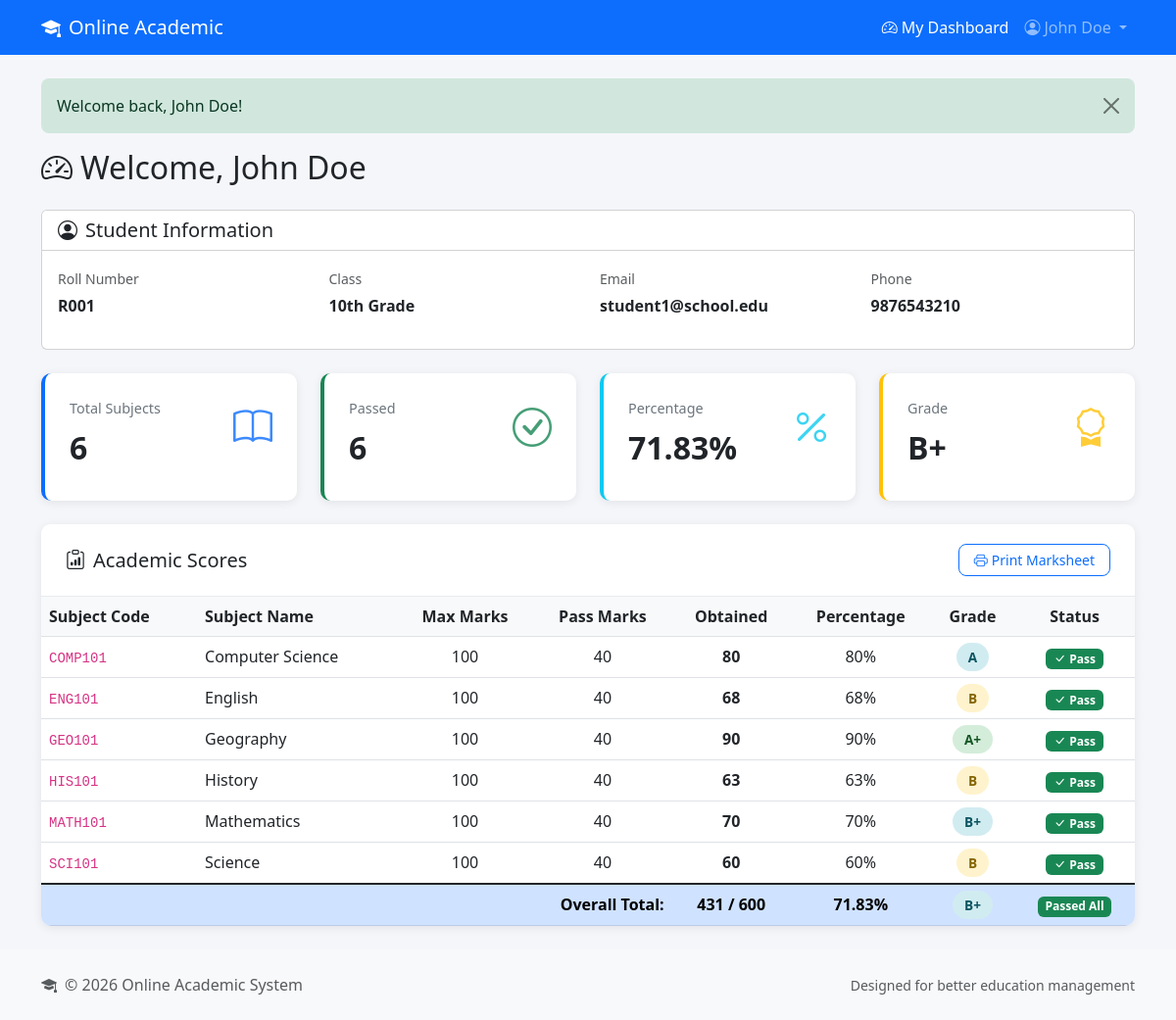
The page /student/dashboard.php (signed in) on the database its author committed.
### tables this page shows
CREATE TABLE IF NOT EXISTS users (
    id INT AUTO_INCREMENT PRIMARY KEY,
    username VARCHAR(50) UNIQUE NOT NULL,
    password VARCHAR(255) NOT NULL,
    email VARCHAR(100) UNIQUE NOT NULL,
    full_name VARCHAR(100) NOT NULL,
    role ENUM('student', 'admin') DEFAULT 'student',
    roll_number VARCHAR(20) UNIQUE,
    class VARCHAR(20),
    phone VARCHAR(15),
    address TEXT,
    status ENUM('active', 'inactive') DEFAULT 'active',
    created_at TIMESTAMP DEFAULT CURRENT_TIMESTAMP,
    updated_at TIMESTAMP DEFAULT CURRENT_TIMESTAMP ON UPDATE CURRENT_TIMESTAMP,
    INDEX idx_role (role),
    INDEX idx_roll_number (roll_number),
    INDEX idx_status (status)
);

CREATE TABLE IF NOT EXISTS marks (
    id INT AUTO_INCREMENT PRIMARY KEY,
    student_id INT NOT NULL,
    subject_id INT NOT NULL,
    marks_obtained INT NOT NULL,
    exam_type ENUM('midterm', 'final', 'quiz', 'assignment') DEFAULT 'final',
    exam_date DATE,
    remarks VARCHAR(255),
    created_by INT,
    created_at TIMESTAMP DEFAULT CURRENT_TIMESTAMP,
    updated_at TIMESTAMP DEFAULT CURRENT_TIMESTAMP ON UPDATE CURRENT_TIMESTAMP,
    FOREIGN KEY (student_id) REFERENCES users(id) ON DELETE CASCADE,
    FOREIGN KEY (subject_id) REFERENCES subjects(id) ON DELETE CASCADE,
    FOREIGN KEY (created_by) REFERENCES users(id) ON DELETE SET NULL,
    UNIQUE KEY unique_mark (student_id, subject_id, exam_type, exam_date),
    INDEX idx_student (student_id),
    INDEX idx_subject (subject_id),
    INDEX idx_exam_type (exam_type)
);

CREATE TABLE IF NOT EXISTS subjects (
    id INT AUTO_INCREMENT PRIMARY KEY,
    subject_code VARCHAR(20) UNIQUE NOT NULL,
    subject_name VARCHAR(100) NOT NULL,
    max_marks INT DEFAULT 100,
    pass_marks INT DEFAULT 40,
    description TEXT,
    status ENUM('active', 'inactive') DEFAULT 'active',
    created_at TIMESTAMP DEFAULT CURRENT_TIMESTAMP,
    INDEX idx_subject_code (subject_code),
    INDEX idx_status (status)
);

### config/database.php (called while the page is built, shortened)
<?php
function getDBConnection() {
    static $pdo = null;
    if ($pdo === null) {
        try {
            $dsn = "mysql:host=" . DB_HOST . ";dbname=" . DB_NAME . ";charset=" . DB_CHARSET;
            $options = [
                PDO::ATTR_ERRMODE => PDO::ERRMODE_EXCEPTION,
                PDO::ATTR_DEFAULT_FETCH_MODE => PDO::FETCH_ASSOC,
                PDO::ATTR_EMULATE_PREPARES => false,
                PDO::MYSQL_ATTR_INIT_COMMAND => "SET NAMES " . DB_CHARSET . " COLLATE utf8mb4_unicode_ci"
            ];
            $pdo = new PDO($dsn, DB_USER, DB_PASS, $options);
        } catch (PDOException $e) {
            error_log("Database connection failed: " . $e->getMessage());
            throw new Exception("Database connection failed. Please try again later.");
        }
    }
    return $pdo;
}
function executeQuery($sql, $params = []) {
    $pdo = getDBConnection();
    $stmt = $pdo->prepare($sql);
    $stmt->execute($params);
    return $stmt;
}
function fetchOne($sql, $params = []) {
    return executeQuery($sql, $params)->fetch();
}
function fetchAll($sql, $params = []) {
    return executeQuery($sql, $params)->fetchAll();
}

### student/dashboard.php (the view, shortened to what this page needs)
<?php
require_once __DIR__ . '/../includes/functions.php';
$user = getCurrentUser();
$marks = getStudentMarks($user['id']);
$totalSubjects = count($marks);
$totalObtained = 0;
$totalMax = 0;
$passedSubjects = 0;
foreach ($marks as $mark) {
    $totalObtained += $mark['marks_obtained'];
    $totalMax += $mark['max_marks'];
    if (isPassed($mark['marks_obtained'], $mark['pass_marks'])) {
        $passedSubjects++;
    }
}
$overallPercentage = $totalMax > 0 ? round(($totalObtained / $totalMax) * 100, 2) : 0;
$overallGrade = calculateGrade($totalObtained, $totalMax);
include __DIR__ . '/../includes/header.php';
?>
<div class="row">
    <div class="col-12">
        <h2 class="mb-4">
            <i class="bi bi-speedometer2 me-2"></i>Welcome, <?php echo htmlspecialchars($user['full_name']); ?>
        </h2>
    </div>
</div>
<div class="row mb-4">
    <div class="col-md-12">
        <div class="card">
            <div class="card-header bg-white">
                <h5 class="mb-0"><i class="bi bi-person-circle me-2"></i>Student Information</h5>
            </div>
            <div class="card-body">
                <div class="row">
                    <div class="col-md-3">
                        <p class="mb-1 text-muted"><small>Roll Number</small></p>
                        <p class="fw-bold"><?php echo htmlspecialchars($user['roll_number'] ?? 'N/A'); ?></p>
                    </div>
                    <div class="col-md-3">
                        <p class="mb-1 text-muted"><small>Class</small></p>
                        <p class="fw-bold"><?php echo htmlspecialchars($user['class'] ?? 'N/A'); ?></p>
                    </div>
                    <div class="col-md-3">
                        <p class="mb-1 text-muted"><small>Email</small></p>
                        <p class="fw-bold"><?php echo htmlspecialchars($user['email']); ?></p>
                    </div>
                    <div class="col-md-3">
                        <p class="mb-1 text-muted"><small>Phone</small></p>
                        <p class="fw-bold"><?php echo htmlspecialchars($user['phone'] ?? 'N/A'); ?></p>
                    </div>
                </div>
            </div>
        </div>
    </div>
</div>
<div class="row mb-4">
    <div class="col-md-3">
        <div class="stat-card">
            <div class="d-flex justify-content-between align-items-start">
                <div>
                    <p class="stat-label mb-1">Total Subjects</p>
                    <h3 class="stat-number"><?php echo $totalSubjects; ?></h3>
                </div>
                <i class="bi bi-book stat-icon text-primary"></i>
            </div>
        </div>
    </div>
    <div class="col-md-3">
        <div class="stat-card success">
            <div class="d-flex justify-content-between align-items-start">
                <div>
                    <p class="stat-label mb-1">Passed</p>
                    <h3 class="stat-number"><?php echo $passedSubjects; ?></h3>
                </div>
                <i class="bi bi-check-circle stat-icon text-success"></i>
            </div>
        </div>
    </div>
    <div class="col-md-3">
        <div class="stat-card info">
            <div class="d-flex justify-content-between align-items-start">
                <div>
                    <p class="stat-label mb-1">Percentage</p>
                    <h3 class="stat-number"><?php echo $overallPercentage; ?>%</h3>
                </div>
                <i class="bi bi-percent stat-icon text-info"></i>
            </div>
        </div>
    </div>
    <div class="col-md-3">
        <div class="stat-card warning">
            <div class="d-flex justify-content-between align-items-start">
                <div>
                    <p class="stat-label mb-1">Grade</p>
                    <h3 class="stat-number"><?php echo $overallGrade; ?></h3>
                </div>
                <i class="bi bi-award stat-icon text-warning"></i>
            </div>
        </div>
    </div>
</div>
<div class="row">
    <div class="col-md-12">
        <div class="table-card">
            <div class="card-header d-flex justify-content-between align-items-center">
                <h5 class="mb-0"><i class="bi bi-clipboard-data me-2"></i>Academic Scores</h5>
                <button class="btn btn-outline-primary btn-sm btn-print">
                    <i class="bi bi-printer me-1"></i>Print Marksheet
                </button>
            </div>
            <div class="card-body p-0">
                <?php if (empty($marks)): ?>
                    <div class="empty-state">
                        <i class="bi bi-inbox empty-state-icon"></i>
                        <h4>No Marks Available</h4>
                        <p class="text-muted">Your marks have not been entered yet. Please check back later.</p>
                    </div>
                <?php else: ?>
                    <div class="table-responsive">
                        <table class="table table-hover mb-0" id="marksTable">
                            <thead>
                                <tr>
                                    <th>Subject Code</th>
                                    <th>Subject Name</th>
                                    <th class="text-center">Max Marks</th>
                                    <th class="text-center">Pass Marks</th>
                                    <th class="text-center">Obtained</th>
                                    <th class="text-center">Percentage</th>
                                    <th class="text-center">Grade</th>
                                    <th class="text-center">Status</th>
                                </tr>
                            </thead>
                            <tbody>
                                <?php foreach ($marks as $mark):
                                    $percentage = round(($mark['marks_obtained'] / $mark['max_marks']) * 100, 2);
                                    $grade = calculateGrade($mark['marks_obtained'], $mark['max_marks']);
                                    $passed = isPassed($mark['marks_obtained'], $mark['pass_marks']);
                                ?>
                                <tr>
                                    <td><code><?php echo htmlspecialchars($mark['subject_code']); ?></code></td>
                                    <td><?php echo htmlspecialchars($mark['subject_name']); ?></td>
                                    <td class="text-center"><?php echo $mark['max_marks']; ?></td>
                                    <td class="text-center"><?php echo $mark['pass_marks']; ?></td>
                                    <td class="text-center fw-bold"><?php echo $mark['marks_obtained']; ?></td>
                                    <td class="text-center"><?php echo $percentage; ?>%</td>
                                    <td class="text-center">
                                        <span class="grade-badge grade-<?php echo strtolower(str_replace('+', '-plus', $grade)); ?>">
                                            <?php echo $grade; ?>
                                        </span>
                                    </td>
                                    <td class="text-center">
                                        <?php if ($passed): ?>
                                            <span class="badge bg-success"><i class="bi bi-check-lg me-1"></i>Pass</span>
                                        <?php else: ?>
                                            <span class="badge bg-danger"><i class="bi bi-x-lg me-1"></i>Fail</span>
                                        <?php endif; ?>
                                    </td>
                                </tr>
                                <?php endforeach; ?>
                            </tbody>
                            <tfoot class="table-group-divider">
                                <tr class="table-primary fw-bold">
                                    <td colspan="4" class="text-end">Overall Total:</td>
                                    <td class="text-center"><?php echo $totalObtained; ?> / <?php echo $totalMax; ?></td>
                                    <td class="text-center"><?php echo $overallPercentage; ?>%</td>
                                    <td class="text-center">
                                        <span class="grade-badge grade-<?php echo strtolower(str_replace('+', '-plus', $overallGrade)); ?>">
                                            <?php echo $overallGrade; ?>
                                        </span>
                                    </td>
                                    <td class="text-center">
                                        <?php if ($passedSubjects === $totalSubjects && $totalSubjects > 0): ?>
                                            <span class="badge bg-success">Passed All</span>
                                        <?php else: ?>
                                            <span class="badge bg-warning text-dark"><?php echo $passedSubjects; ?>/<?php echo $totalSubjects; ?> Passed</span>
                                        <?php endif; ?>
                                    </td>
                                </tr>
                            </tfoot>
                        </table>
                    </div>
                <?php endif; ?>
            </div>
        </div>
    </div>
</div>
<?php include __DIR__ . '/../includes/footer.php'; ?>

### assets/css/style.css (style rules this page uses)
:root { --primary-color: #0d6efd; --secondary-color: #6c757d; --success-color: #198754; --info-color: #0dcaf0; --warning-color: #ffc107; --danger-color: #dc3545; --light-color: #f8f9fa; --dark-color: #212529; }
html, body { height: 100%; }
body { display: flex; flex-direction: column; background-color: #f5f6fa; }
.stat-card { background: white; border-radius: 10px; padding: 25px; box-shadow: 0 2px 10px rgba(0,0,0,0.08); border-left: 4px solid var(--primary-color); }
.stat-card.success { border-left-color: var(--success-color); }
.stat-card.warning { border-left-color: var(--warning-color); }
.stat-card.info { border-left-color: var(--info-color); }
.stat-card .stat-icon { font-size: 2.5rem; opacity: 0.8; }
.stat-card .stat-number { font-size: 2rem; font-weight: 700; margin: 10px 0; }
.stat-card .stat-label { color: var(--secondary-color); font-size: 0.9rem; }
.table-card { background: white; border-radius: 10px; box-shadow: 0 2px 10px rgba(0,0,0,0.08); overflow: hidden; }
.table-card .card-header { background: white; border-bottom: 1px solid #e9ecef; padding: 20px 25px; }
.table-card .table { margin-bottom: 0; }
.table-card .table th { background-color: #f8f9fa; font-weight: 600; border-top: none; }
.grade-badge { padding: 5px 12px; border-radius: 20px; font-weight: 600; font-size: 0.85rem; }
.grade-a-plus { background-color: #d4edda; color: #155724; }
.grade-a { background-color: #d1ecf1; color: #0c5460; }
.grade-b-plus { background-color: #d1ecf1; color: #0c5460; }
.grade-b { background-color: #fff3cd; color: #856404; }
.btn { border-radius: 8px; font-weight: 500; padding: 10px 20px; }
.btn-sm { padding: 5px 15px; font-size: 0.875rem; }

### rows shown on the page
users: full_name "John Doe", roll_number "R001", class "10th Grade", email "student1@school.edu", phone "9876543210"
marks: subject.subject_code "COMP101", subject.subject_name "Computer Science", subject.max_marks "100", subject.pass_marks "40", marks_obtained "80", marks_obtained.max_marks "A", shows "Pass"
marks: subject.subject_code "ENG101", subject.subject_name "English", subject.max_marks "100", subject.pass_marks "40", marks_obtained "68", marks_obtained.max_marks "B", shows "Pass"
marks: subject.subject_code "GEO101", subject.subject_name "Geography", subject.max_marks "100", subject.pass_marks "40", marks_obtained "90", marks_obtained.max_marks "A+", shows "Pass"
marks: subject.subject_code "HIS101", subject.subject_name "History", subject.max_marks "100", subject.pass_marks "40", marks_obtained "63", marks_obtained.max_marks "B", shows "Pass"
marks: subject.subject_code "MATH101", subject.subject_name "Mathematics", subject.max_marks "100", subject.pass_marks "40", marks_obtained "70", marks_obtained.max_marks "B+", shows "Pass"
marks: subject.subject_code "SCI101", subject.subject_name "Science", subject.max_marks "100", subject.pass_marks "40", marks_obtained "60", marks_obtained.max_marks "B", shows "Pass"

### other values the page prints
$_SESSION['full_name'] "John Doe"
$flash['message'] "Welcome back, John Doe!"
$totalSubjects "6"
$passedSubjects "6"
$overallPercentage "71.83"
$overallGrade "B+"
$totalObtained "431"
$totalMax "600"
